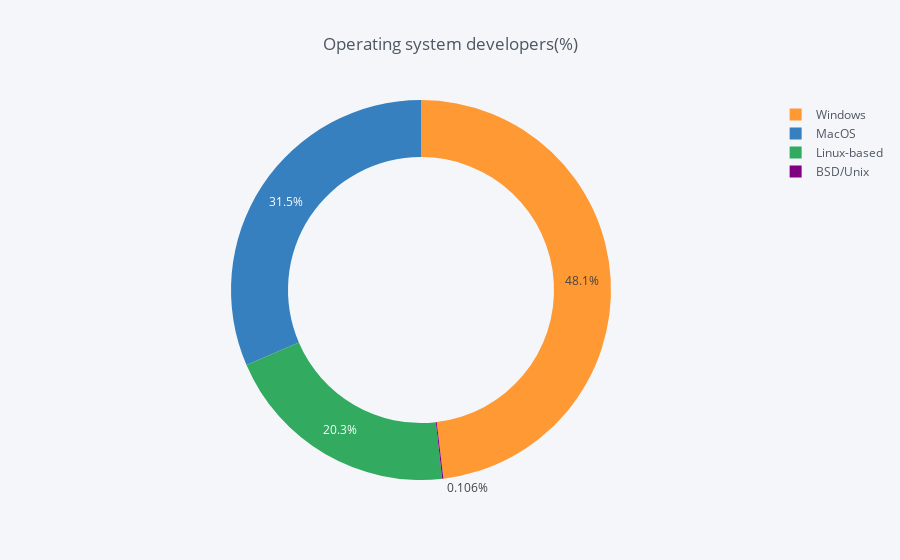

The notebook cell this image was saved under:
### Code cell
temp = Resume5['OperatingSystem'].value_counts()
df = pd.DataFrame({'labels': temp.index,
                   'values': temp.values
                  })
df.iplot(kind='pie',labels='labels',values='values', title='Operating system developers(%)', hole = 0.7)

### Figure 1 — Plotly figure (JSON) as saved in the notebook; plotly's stock layout.template omitted (floating-point values rounded to 4 significant figures)
{"data": [{"hole": 0.7, "labels": ["Windows", "MacOS", "Linux-based", "BSD/Unix"], "marker": {"colors": ["rgba(255, 153, 51, 1.0)", "rgba(55, 128, 191, 1.0)", "rgba(50, 171, 96, 1.0)", "rgba(128, 0, 128, 1.0)"]}, "name": "", "type": "pie", "values": [7717, 5047, 3257, 17]}], "layout": {"legend": {"bgcolor": "#F5F6F9", "font": {"color": "#4D5663"}}, "paper_bgcolor": "#F5F6F9", "plot_bgcolor": "#F5F6F9", "title": "Operating system developers(%)", "titlefont": {"color": "#4D5663"}}}
